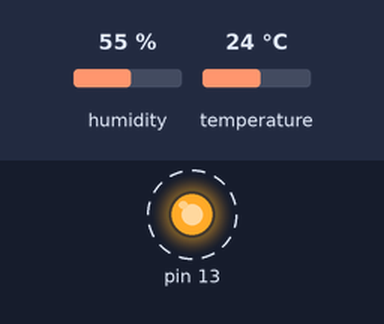
Recording of a sketch running on a simulated Arduino Uno, built with avr-gcc and run on an emulated ATmega328P. Parts: output pins drawn as LEDs (lit = HIGH). Wiring (inferred from the names in the program): DHT22 sensor: data pin 2. Dashed ring = blinking. Inputs (shaded band) come from the test bench; at power-on: humidity 55 %, temperature 24 °C. No radio packets arrive unless stated.

Above: at 3.1 s.
Timing chart, 0 to 6.6 s (numbered marks = the images above):
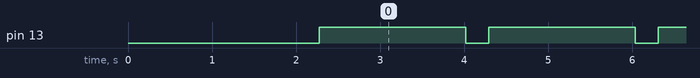

The sketch:

meteo_remote.ino
```cpp
// Uncomment define DEBUG line to build with debug logs (on serial)
// This line MUST be before meteo_common.h include to make any effect
//#define DEBUG

#include <DHT.h>  // Temp and humidity
#include <VirtualWire.h> // 433MHz tramsmiter
#include <meteo_common.h> // Common function for meteo


/*
Used Arduino ports:

| Port |       Purpose     | Desc.                         |
+------+-------------------+-------------------------------+
|   2  |            DHT22  | Temp & Humid sensor           |
|   4  |  433MHz tramsmit. | 433MHz tramsmiter             |
+------+-------------------+-------------------------------+
| *GND |           2 x GND | DHT22, 433MHz trans.          |
+------+-------------------+-------------------------------+
| *+5V |  2 x power supply | DHT22, 433MHz trans.          |
+------+-------------------+-------------------------------+
 (*) Ground and +5V can be taken directly from power supply
*/


// Temp + Humidity
#define DHT_PIN  2
#define DHT_TYPE DHT22
DHT dht(DHT_PIN, DHT_TYPE);


// 433MHz Transmiter
#define TRANSMITER_PIN 4 // was 12
void send_data (float temp_out, float humid_out);


void setup ()
{
    #ifdef DEBUG
    // Open serial port for debug
    Serial.begin(9600);
    LOGLN("Setup begin");
    #endif

    pinMode(DEBUG_LED, OUTPUT);
    digitalWrite(DEBUG_LED, LOW); // turn off debug LED

    // Wait 2s - just in case, DHT22 may need this time after power off
    delay(2000);

    // setup transmiter
    vw_set_tx_pin(TRANSMITER_PIN);
    vw_setup(1000);

    dht.begin();  // initalize temperature and humidity sensor
    LOGLN("Setup end");
}

void loop ()
{
    LOGLN("Loop");

    float temp_out  = dht.readTemperature();
    float humid_out = dht.readHumidity();

//    // Check values
//    if (isnan(temp_out) || isnan(humid_out))
//    {
//        // blink LED on error
//        error_blink(3);
//        LOGLN("temp_out or humid_out is NaN");
//    }
//    else {
//        send_data (temp_out, humid_out);
//    }

    send_data1(-20, 90);
    //delay(delay_time);
}


void send_data (float temp_out, float humid_out)
{
    LOGLN("send_data begin");

    /*
    Message format is:
    T[temp_val*10 + 300]
    (for ranges -30 / 60, this gives values 0 / 900)
    and
    H[humid_val]
    ie.:
    T900
    H700
    T0
    H100
    T10
    H210

    */

    if (temp_out < temp_out_min)
        temp_out = temp_out_min;
    else if (temp_out > temp_out_max)
        temp_out = temp_out_max;

    String temp(int ((temp_out - temp_out_min) * 10.0));
    String humid(int (humid_out * 1));

    //String toSend("T" +  temp + "H" + humid + ";");
    String toSendT("T" + temp);
    String toSendH("H" + humid);

    char msgT[4]; // 4 char is long enough to any possible value
    toSendT.toCharArray(msgT, toSendT.length());

    char msgH[4]; // 4 char is long enough to any possible value
    toSendH.toCharArray(msgH, toSendH.length());

    digitalWrite(DEBUG_LED, HIGH);
    vw_send((uint8_t *)msgT, strlen(msgT)); // send temp
    vw_wait_tx();

    vw_send((uint8_t *)msgH, strlen(msgH)); // send humid
    vw_wait_tx();
    digitalWrite(DEBUG_LED, LOW);

    LOGLN("send_data end");
}

void send_temp (float temp_out)
{
    if (temp_out < temp_out_min)
        temp_out = temp_out_min;
    else if (temp_out > temp_out_max)
        temp_out = temp_out_max;

    char msg[2];
    msg[0] = 0;
    msg[1] = 0;

    int temp = ((temp_out - temp_out_min) * 10.0);
    msg[0] = temp & 0xFF;
    msg[1] = (temp >> 8);
    msg[1] &= 0x7F;

    digitalWrite(DEBUG_LED, HIGH);
    vw_send((uint8_t *)msg, 2); // send temp
    vw_wait_tx();
    digitalWrite(DEBUG_LED, LOW);
}

void send_humid (float humid_out)
{
    char msg[2];
    msg[0] = 0;
    msg[1] = 0;

    int humid = humid_out;
    msg[0] = humid & 0xFF;
    msg[1] = 0x80;

    digitalWrite(DEBUG_LED, HIGH);
    vw_send((uint8_t *)msg, 2); // send temp
    vw_wait_tx();
    digitalWrite(DEBUG_LED, LOW);
}

void send_data1 (float temp_out, float humid_out)
{
    if (temp_out < temp_out_min)
        temp_out = temp_out_min;
    else if (temp_out > temp_out_max)
        temp_out = temp_out_max;

    uint8_t msg[2];

    uint8_t temp = ((temp_out - temp_out_min) * 2.5); // 0 - 225
    msg[0] = temp & 0xFF;
    uint8_t humid = humid_out; // 0 - 100
    msg[1] = temp & 0xFF;

    digitalWrite(DEBUG_LED, HIGH);
    vw_send((uint8_t *)msg, 2); // send data
    vw_wait_tx();
    digitalWrite(DEBUG_LED, LOW);
}
```

Measured:
- by itself, pin 13: alternates HIGH for 1.7 s and LOW for 0.27 s
- by itself, everything shown: repeats every 2.0 s, in 10 steps
